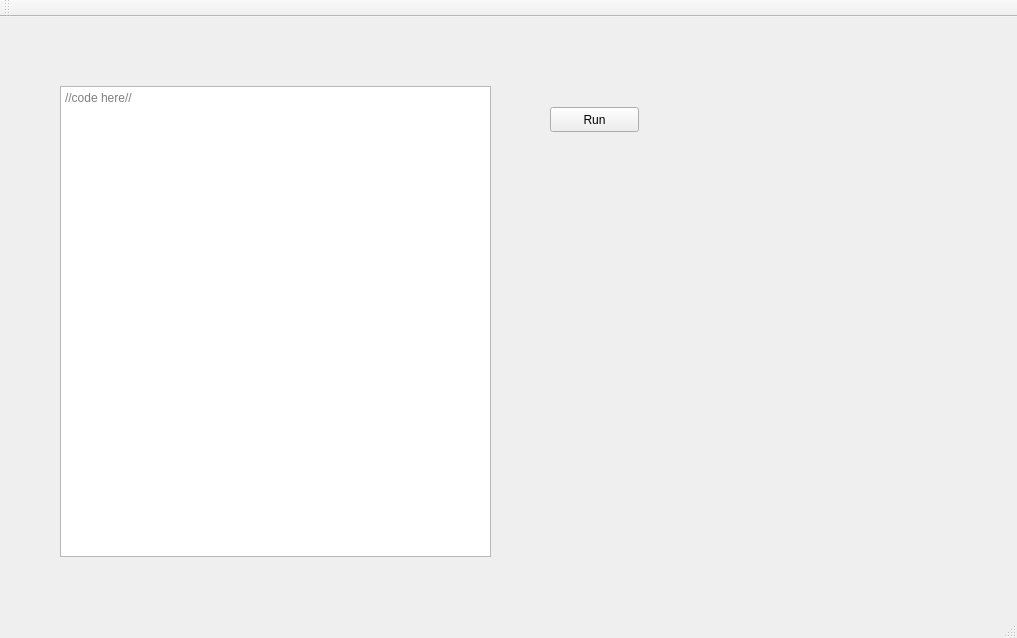
<?xml version="1.0" encoding="UTF-8"?>
<ui version="4.0">
 <class>MainWindow</class>
 <widget class="QMainWindow" name="MainWindow">
  <property name="geometry">
   <rect>
    <x>0</x>
    <y>0</y>
    <width>1017</width>
    <height>638</height>
   </rect>
  </property>
  <property name="windowTitle">
   <string>Cryptosha</string>
  </property>
  <property name="iconSize">
   <size>
    <width>24</width>
    <height>24</height>
   </size>
  </property>
  <widget class="QWidget" name="centralWidget">
   <widget class="QPushButton" name="runButton">
    <property name="geometry">
     <rect>
      <x>550</x>
      <y>90</y>
      <width>89</width>
      <height>25</height>
     </rect>
    </property>
    <property name="text">
     <string>Run</string>
    </property>
   </widget>
   <widget class="QTextEdit" name="textEdit">
    <property name="geometry">
     <rect>
      <x>60</x>
      <y>69</y>
      <width>431</width>
      <height>471</height>
     </rect>
    </property>
    <property name="cursor" stdset="0">
     <cursorShape>IBeamCursor</cursorShape>
    </property>
    <property name="placeholderText">
     <string>//code here//</string>
    </property>
   </widget>
  </widget>
  <widget class="QMenuBar" name="menuBar">
   <property name="geometry">
    <rect>
     <x>0</x>
     <y>0</y>
     <width>1017</width>
     <height>22</height>
    </rect>
   </property>
  </widget>
  <widget class="QToolBar" name="mainToolBar">
   <attribute name="toolBarArea">
    <enum>TopToolBarArea</enum>
   </attribute>
   <attribute name="toolBarBreak">
    <bool>false</bool>
   </attribute>
  </widget>
  <widget class="QStatusBar" name="statusBar"/>
 </widget>
 <layoutdefault spacing="6" margin="11"/>
 <resources/>
 <connections/>
</ui>
